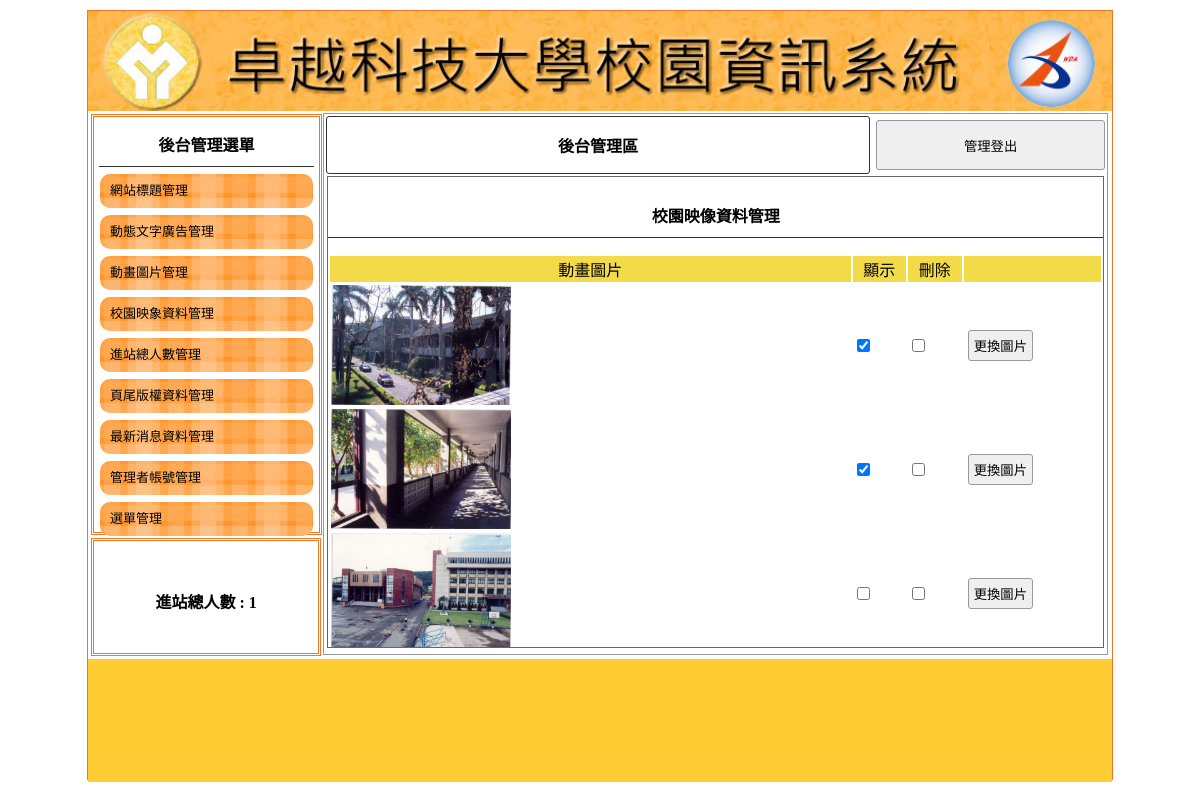
The page /back.php?do=image on the database its author committed.
### tables this page shows
CREATE TABLE `title` (
  `id` int(10) UNSIGNED NOT NULL,
  `text` text NOT NULL,
  `img` text NOT NULL,
  `sh` int(1) UNSIGNED NOT NULL
);

CREATE TABLE `image` (
  `id` int(10) UNSIGNED NOT NULL,
  `img` text NOT NULL,
  `sh` int(1) UNSIGNED NOT NULL
);

### api/db.php (called while the page is built, shortened)
<?php
class DB
{
    protected $pdo;
    protected $table;
    function __construct($table)
    {
        $this->table = $table;
        $host     = getenv('DB_HOST') ?: '127.0.0.1';
        $port     = getenv('DB_PORT') ?: '3306';
        $user     = getenv('DB_USERNAME') ?: 'root';
        $password = getenv('DB_PASSWORD') !== false ? getenv('DB_PASSWORD') : '';
        $dbname   = 'db11';
        $dsn = "mysql:host={$host};port={$port};dbname={$dbname};charset=utf8mb4";
        $this->pdo = new PDO($dsn, $user, $password, [
            PDO::ATTR_ERRMODE            => PDO::ERRMODE_EXCEPTION,
            PDO::ATTR_DEFAULT_FETCH_MODE => PDO::FETCH_ASSOC,
            PDO::ATTR_EMULATE_PREPARES   => false,
        ]);
    }
    function all(...$arg)
    {
        $sql = " SELECT * FROM `$this->table` ";
        if (isset($arg[0])) {
            if (is_array($arg[0])) {
                $where = $this->array2sql($arg[0]);
                $sql .= " WHERE " . join(" AND ", $where);
            } else {
                $sql .= $arg[0];
            }
        }
        return $this->pdo->query($sql)->fetchAll(PDO::FETCH_ASSOC);
    }
    function find($id)
    {
        $sql = " SELECT * FROM `$this->table` ";
        if (is_array($id)) {
            $where = $this->array2sql($id);
            $sql .= " WHERE " . join(" AND ", $where);
        } else {
            $sql .= " WHERE `id`='$id' ";
        }
        return $this->pdo->query($sql)->fetch(PDO::FETCH_ASSOC);
    }
    private function array2sql($array)
    {
        $tmp = [];
        foreach ($array as $key => $value) {
            $tmp[] = "`$key`='$value'";
        }
        return $tmp;
    }
}
$Title = new DB('title');
$Image = new DB('image');

### back/image.php (the view, shortened to what this page needs)
<div style="width:99%; height:87%; margin:auto; overflow:auto; border:#666 1px solid;">
    <p class="t cent botli">校園映像資料管理</p>
    <form method="post" target="" action="./api/edit.php?table=<?= $do; ?>">
        <table width="100%">
            <tbody>
                <tr class="yel">
                    <td width="68%">動畫圖片</td>
                    <td width="7%">顯示</td>
                    <td width="7%">刪除</td>
                    <td></td>
                </tr>
                <?php
                $div = 3;
                $now = $_GET['p']??1;
                $start = ($now - 1) * $div;
                $rows = $Image->all(" limit $start,$div");
                foreach ($rows as $row):
                ?>
                    <tr>
                        <td width="68%">
                            <img src="./upload/<?= $row['img']; ?>" style="width: 180px; height: 120px;">
                        </td>
                        <td width="7%">
                            <input type="checkbox" name="sh[]" value="<?= $row['id']; ?>" <?= ($row['sh'] == 1) ? "checked" : ""; ?>>
                        </td>
                        <td width="7%">
                            <input type="checkbox" name="del[]" value="<?= $row['id']; ?>">
                        </td>
                        <td>
                            <input type="button" value="更換圖片" onclick="op('#cover','#cvr','./modal/update.php?table=<?= $do; ?>&id=<?= $row['id']; ?>')">
                        </td>
                    </tr>
                <?php
                endforeach;
                ?>
            </tbody>
        </table>
    </form>
</div>

### back.php (shortened to what this page needs)
<?php
include_once "./api/db.php";
?>
<!DOCTYPE html PUBLIC "-//W3C//DTD XHTML 1.0 Transitional//EN" "http://www.w3.org/TR/xhtml1/DTD/xhtml1-transitional.dtd">
<html xmlns="http://www.w3.org/1999/xhtml">
<head>
	<link href="./css/css.css" rel="stylesheet" type="text/css">
</head>
<body>
	<div id="main">
		<?php
		$title=$Title->find(['sh'=>1]);
		?>
		<a title="<?= $title['text']; ?>" href="index.php">
			<div class="ti" style="background:url('upload/<?= $title['img']; ?>'); background-size:cover;"></div>
		</a>
		<div id="ms">
			<div id="lf" style="float:left;">
				<div id="menuput" class="dbor">
					<span class="t botli">後台管理選單</span>
					<a style="color:#000; font-size:13px; text-decoration:none;" href="?do=title">
						<div class="mainmu">
							網站標題管理 </div>
					</a>
					<a style="color:#000; font-size:13px; text-decoration:none;" href="?do=ad">
						<div class="mainmu">
							動態文字廣告管理 </div>
					</a>
					<a style="color:#000; font-size:13px; text-decoration:none;" href="?do=mvim">
						<div class="mainmu">
							動畫圖片管理 </div>
					</a>
					<a style="color:#000; font-size:13px; text-decoration:none;" href="?do=image">
						<div class="mainmu">
							校園映象資料管理 </div>
					</a>
					<a style="color:#000; font-size:13px; text-decoration:none;" href="?do=total">
						<div class="mainmu">
							進站總人數管理 </div>
					</a>
					<a style="color:#000; font-size:13px; text-decoration:none;" href="?do=bottom">
						<div class="mainmu">
							頁尾版權資料管理 </div>
					</a>
					<a style="color:#000; font-size:13px; text-decoration:none;" href="?do=news">
						<div class="mainmu">
							最新消息資料管理 </div>
					</a>
					<a style="color:#000; font-size:13px; text-decoration:none;" href="?do=admin">
						<div class="mainmu">
							管理者帳號管理 </div>
					</a>
					<a style="color:#000; font-size:13px; text-decoration:none;" href="?do=menu">
						<div class="mainmu">
							選單管理 </div>
					</a>
				</div>
				<div class="dbor" style="margin:3px; width:95%; height:20%; line-height:100px;">
					<span class="t">進站總人數 :
						1 </span>
				</div>
			</div>
			<div class="di" style="height:540px; border:#999 1px solid; width:76.5%; margin:2px 0px 0px 0px; float:left; position:relative; left:20px;">
				<table width="100%">
					<tbody>
						<tr>
							<td style="width:70%;font-weight:800; border:#333 1px solid; border-radius:3px;" class="cent"><a href="?do=admin" style="color:#000; text-decoration:none;">後台管理區</a></td>
							<td><button onclick="location.href='./api/logout.php'" style="width:99%; margin-right:2px; height:50px;">管理登出</button></td>
						</tr>
					</tbody>
				</table>
				<?php
				$do = $_GET['do'] ?? 'title';
				$file = "./back/" . $do . ".php";
				if (file_exists($file)) {
					include $file;
				} else {
					include "./back/title.php";
				}
				?>
			</div>
		</div>
		<div style="width:1024px; left:0px; position:relative; background:#FC3; margin-top:4px; height:123px; display:block;">
			<span class="t" style="line-height:123px;"></span>
		</div>
	</div>
</body>
</html>

### css/css.css (style rules this page uses)
body { padding: 0px; margin: 0px; }
#main { width: 1024px; height: 768px; margin: 10px auto 10px auto; border: #EE7728 1px solid; position: relative; }
.ti { width: 100%; height: 100px; position: relative; background-size: cover; background-repeat: no-repeat; }
.dbor { border: #EE7728 double 3px; margin: 1px; padding: 2px 10px 2px 10px; }
.t { font-weight: 800; display: block; text-align: center; padding: 10px 1px 10px 1px; }
.botli { border-bottom: #333 1px solid; }
.mainmu { position: relative; border-radius: 10px; background: url(../icon/menu.fw.png) center no-repeat; background-size: cover; line-height: 30px; padding: 2px 10px 2px 10px; margin: 7px 1px 7px 1px; }
#lf { height: 540px; width: 21%; display: inline-block; }
#menuput { width: 100%; height: 75%; position: relative; padding: 5px; display: block; margin: 3px; }
.di { display: inline-block; }
.cent { text-align: center; }
input, button { border: #999 1px solid; border-radius: 3px; background: #EFEFEF; padding: 5px; margin: 3px; }
.yel td { background: #F3DA49; text-align: center; }

### rows shown on the page
title: img (picture)
image: img (picture), sh "☑"
image: img (picture), sh "☑"
image: img (picture)
